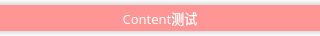
<?xml version="1.0" encoding="UTF-8"?>
<ui version="4.0">
 <class>CommentPurchaseItem</class>
 <widget class="QWidget" name="CommentPurchaseItem">
  <property name="geometry">
   <rect>
    <x>0</x>
    <y>0</y>
    <width>320</width>
    <height>36</height>
   </rect>
  </property>
  <property name="sizePolicy">
   <sizepolicy hsizetype="Preferred" vsizetype="Fixed">
    <horstretch>0</horstretch>
    <verstretch>0</verstretch>
   </sizepolicy>
  </property>
  <property name="windowTitle">
   <string>Form</string>
  </property>
  <property name="styleSheet">
   <string notr="true">QWidget#Form {
	background-color:#ffffff;
}

QLabel#shadowTopLabel {
	background: qlineargradient(x1: 0, y1: 1, x2: 0, y2: 0, stop: 0 rgb(218,218,218), stop: 1 white);
}

QLabel#shadowBottomLabel{
	background: qlineargradient(x1: 0, y1: 0, x2: 0, y2: 1, stop: 0 rgb(218,218,218), stop: 1 white);
}

QLabel#contentLabel {
	font-size: 13px;
	background-color: #FF9594;
	font-family: Microsoft YaHei;
	color: white;
}</string>
  </property>
  <layout class="QGridLayout" name="gridLayout">
   <property name="leftMargin">
    <number>0</number>
   </property>
   <property name="topMargin">
    <number>0</number>
   </property>
   <property name="rightMargin">
    <number>0</number>
   </property>
   <property name="bottomMargin">
    <number>0</number>
   </property>
   <property name="spacing">
    <number>0</number>
   </property>
   <item row="0" column="0">
    <widget class="QLabel" name="shadowTopLabel">
     <property name="sizePolicy">
      <sizepolicy hsizetype="Preferred" vsizetype="Fixed">
       <horstretch>0</horstretch>
       <verstretch>0</verstretch>
      </sizepolicy>
     </property>
     <property name="minimumSize">
      <size>
       <width>0</width>
       <height>5</height>
      </size>
     </property>
     <property name="maximumSize">
      <size>
       <width>16777215</width>
       <height>5</height>
      </size>
     </property>
     <property name="text">
      <string/>
     </property>
    </widget>
   </item>
   <item row="1" column="0">
    <widget class="QLabel" name="contentLabel">
     <property name="sizePolicy">
      <sizepolicy hsizetype="Preferred" vsizetype="Fixed">
       <horstretch>0</horstretch>
       <verstretch>0</verstretch>
      </sizepolicy>
     </property>
     <property name="minimumSize">
      <size>
       <width>10</width>
       <height>26</height>
      </size>
     </property>
     <property name="maximumSize">
      <size>
       <width>16777215</width>
       <height>26</height>
      </size>
     </property>
     <property name="text">
      <string>Content测试</string>
     </property>
     <property name="alignment">
      <set>Qt::AlignCenter</set>
     </property>
    </widget>
   </item>
   <item row="2" column="0">
    <widget class="QLabel" name="shadowBottomLabel">
     <property name="sizePolicy">
      <sizepolicy hsizetype="Preferred" vsizetype="Fixed">
       <horstretch>0</horstretch>
       <verstretch>0</verstretch>
      </sizepolicy>
     </property>
     <property name="minimumSize">
      <size>
       <width>0</width>
       <height>5</height>
      </size>
     </property>
     <property name="maximumSize">
      <size>
       <width>16777215</width>
       <height>5</height>
      </size>
     </property>
     <property name="text">
      <string/>
     </property>
    </widget>
   </item>
  </layout>
 </widget>
 <resources/>
 <connections/>
</ui>
